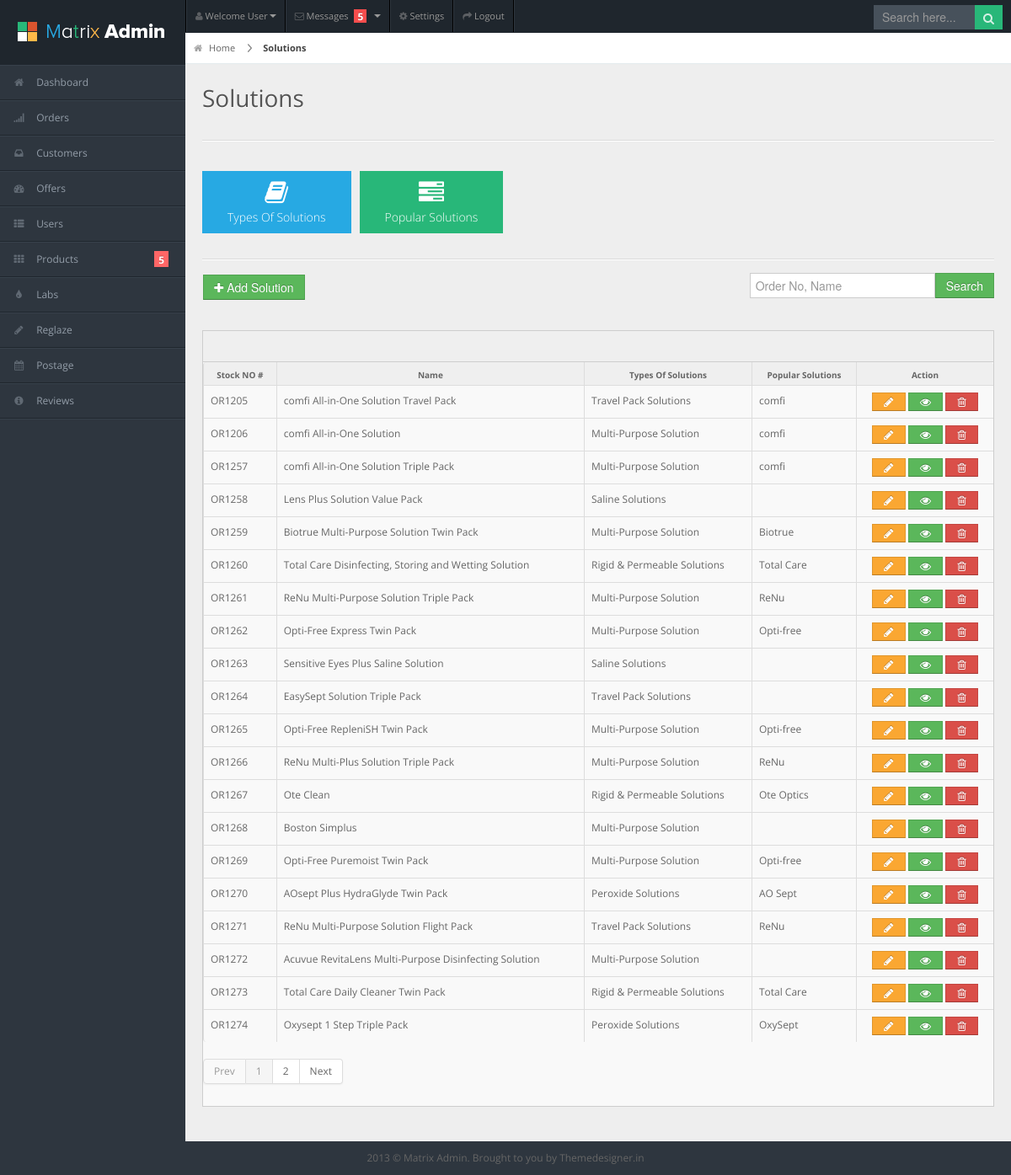
/admin/solutions.php, run on the app's committed database.
### tables this page shows
CREATE TABLE `product` (
  `id` int(11) NOT NULL,
  `order_number` varchar(225) DEFAULT NULL,
  `image` varchar(225) DEFAULT NULL,
  `name` varchar(225) DEFAULT NULL,
  `Price` double DEFAULT NULL,
  `Sale_Price` varchar(225) DEFAULT NULL,
  `Quantity` int(11) DEFAULT NULL,
  `Power_Range` varchar(225) DEFAULT NULL,
  `Base_Curve` varchar(225) DEFAULT NULL,
  `Diameter` varchar(225) DEFAULT NULL,
  `Lens_Material` varchar(225) DEFAULT NULL,
  `Water_Content` varchar(225) DEFAULT NULL,
  `Oxygen_Permeability` varchar(225) DEFAULT NULL,
  `Customer_Reviews` int(11) DEFAULT NULL,
  `Product_Qty_Description` varchar(200) DEFAULT NULL,
  `product_lense_description` int(11) DEFAULT NULL,
  `Pack` int(11) NOT NULL,
  `Product_Description` int(11) DEFAULT NULL,
  `Product_Detail_Advice` int(11) DEFAULT NULL,
  `Further_Optical_Advice` int(11) DEFAULT NULL,
  `Brands_of_Contact_Lenses` int(11) DEFAULT NULL,
  `Types_of_Contact_Lenses` int(11) DEFAULT NULL,
  `Shop_by_Manufacturer` int(11) DEFAULT NULL,
  `Types_of_Solutions` int(11) DEFAULT NULL,
  `Popular_Solutions` int(11) DEFAULT NULL,
  `Eye_Care` int(11) DEFAULT NULL,
  `Popular_Eye_Care` int(11) DEFAULT NULL,
  `Wearing_Type` int(11) DEFAULT NULL,
  `Optician_Brands` int(11) DEFAULT NULL,
  `Colours` int(11) DEFAULT NULL,
  `Gender` int(11) DEFAULT NULL,
  `Brand` int(11) DEFAULT NULL,
  `Shape` int(11) DEFAULT NULL,
  `Frame_Color` int(11) DEFAULT NULL,
  `LENS_SIZE` int(11) DEFAULT NULL,
  `LENS_COLOUR` int(11) DEFAULT NULL,
  `Frame_Size` int(11) DEFAULT NULL,
  `Material` int(11) DEFAULT NULL,
  `fm_height` int(11) NOT NULL,
  `fm_lense_width` int(11) NOT NULL,
  `fm_lense_bt_width` int(11) NOT NULL,
  `fm_stick_width` int(11) NOT NULL,
  `fm_width` int(11) NOT NULL,
  `active` int(11) DEFAULT NULL,
  `created_at` timestamp NOT NULL DEFAULT current_timestamp() ON UPDATE current_timestamp(),
  `updated_at` timestamp NOT NULL DEFAULT current_timestamp()
);

CREATE TABLE `types_of_solutions` (
  `id` int(11) NOT NULL,
  `Product_id` int(24) DEFAULT NULL,
  `Solution_Type` varchar(225) DEFAULT NULL,
  `active` int(11) DEFAULT NULL,
  `created_at` timestamp NOT NULL DEFAULT current_timestamp() ON UPDATE current_timestamp(),
  `updated_at` timestamp NOT NULL DEFAULT '0000-00-00 00:00:00'
);

CREATE TABLE `popular_solutions` (
  `id` int(11) NOT NULL,
  `Product_id` int(24) DEFAULT NULL,
  `Popular_Solutions` varchar(225) DEFAULT NULL,
  `active` int(11) DEFAULT NULL,
  `created_at` timestamp NOT NULL DEFAULT current_timestamp() ON UPDATE current_timestamp(),
  `updated_at` timestamp NOT NULL DEFAULT '0000-00-00 00:00:00'
);

### admin/solutions.php (the view, shortened to what this page needs)
<?php include('Connection2.php'); ?>
<!DOCTYPE html>
<html lang="en">
<head>
<link rel="stylesheet" href="css/bootstrap.min.css" />
<link rel="stylesheet" href="css/bootstrap-responsive.min.css" />
<link rel="stylesheet" href="css/uniform.css" />
<link rel="stylesheet" href="css/select2.css" />
<link rel="stylesheet" href="css/matrix-style.css" />
<link rel="stylesheet" href="css/matrix-media.css" />
<link href="font-awesome/css/font-awesome.css" rel="stylesheet" />
</head>
<body>
<div id="header">
  <h1><a href="dashboard.html">Matrix Admin</a></h1>
</div>
<div id="user-nav" class="navbar navbar-inverse">
  <ul class="nav">
    <li  class="dropdown" id="profile-messages" ><a title="" href="#" data-toggle="dropdown" data-target="#profile-messages" class="dropdown-toggle"><i class="icon icon-user"></i>  <span class="text">Welcome User</span><b class="caret"></b></a>
    </li>
    <li class="dropdown" id="menu-messages"><a href="#" data-toggle="dropdown" data-target="#menu-messages" class="dropdown-toggle"><i class="icon icon-envelope"></i> <span class="text">Messages</span> <span class="label label-important">5</span> <b class="caret"></b></a>
    </li>
    <li class=""><a title="" href="#"><i class="icon icon-cog"></i> <span class="text">Settings</span></a></li>
    <li class=""><a title="" href="login.html"><i class="icon icon-share-alt"></i> <span class="text">Logout</span></a></li>
  </ul>
</div>
<div id="search">
  <input type="text" placeholder="Search here..."/>
  <button type="submit" class="tip-bottom" title="Search"><i class="icon-search icon-white"></i></button>
</div>
<?php include 'dashboard_aside.php' ?>
<div id="content">
  <div id="content-header">
    <div id="breadcrumb"> <a href="#" title="Go to Home" class="tip-bottom"><i class="icon-home"></i> Home</a> <a href="#" class="current">Solutions</a> </div>
    <h1>Solutions</h1>
  </div>
  <div class="container-fluid">
    <hr>
	<div class="row-fluid">
		 <div class="span12">
			 <ul class="quick-actions">
              <li class="bg_lb"> <a href="types_of_solutions.php"> <i class="icon-book"></i> Types Of Solutions </a> </li>
              <li class="bg_lg"> <a href="popular_solutions.php"> <i class="icon-tasks"></i> Popular Solutions</a> </li>
            </ul>
		</div>
	</div>
	  <hr>
	  <div class="row-fluid">
		 <div class="span6">
			  <button onClick="window.location.href='product_add2.php'" class="btn btn-success add-sglasses-btn"><i class="icon-plus"></i> Add Solution</button><br><br>
		</div>
		  <div class="span6">
			  <form action="" method="post">
			  <button name="search_btn2" type="submit" class="btn btn-success search-sglasses-btn">Search</button>
			 <input type="text" name="search_text"  class="contact_lense_search" placeholder="Order No, Name" />
			  </form>
		</div>
	  </div>
    <div class="row-fluid">
      <div class="span12">
        <div class="widget-box">
          <div class="widget-title">
          </div>
          <div class="widget-content nopadding">
            <table class="table table-bordered table-striped">
              <thead>
                <tr>
                  <th>Stock NO #</th>
                  <th>Name</th>
                  <th>Types Of Solutions</th>
                  <th>Popular Solutions</th>
                  <th>Action</th>
                </tr>
              </thead>
              <tbody>
				 <?php
				if (isset($_GET['pageno'])) {
					$pageno = $_GET['pageno'];
				} else {
					$pageno = 1;
				}
				$no_of_records_per_page = 20;
				$offset = ($pageno-1) * $no_of_records_per_page;
				$total_pages_sql = "SELECT COUNT(*) FROM product where Types_of_Solutions!=0";
			$result = mysqli_query($conn,$total_pages_sql);
			$total_rows = mysqli_fetch_array($result)[0];
			$total_pages = ceil($total_rows / $no_of_records_per_page);
				if(isset($_GET['search'])) {
				$my_search = $_GET['search'];
				$fetch_query = mysqli_query($conn,"SELECT * FROM product where name LIKE '%$my_search%' OR order_number LIKE '%$my_search%' AND Types_of_Solutions!=0  AND active=1");
				}
				else {
				$fetch_query = mysqli_query($conn,"SELECT * FROM product where Types_of_Solutions!=0 AND active=1 LIMIT $offset, $no_of_records_per_page");
				}
				while($row=mysqli_fetch_array($fetch_query,MYSQLI_ASSOC)) {
					?>
                <tr class="odd gradeX">
                  <td><?php echo $row['order_number']; ?></td>
                  <td><?php echo $row['name']; ?></td>
                  <td><?php
					$temp_brand_id = $row['Types_of_Solutions'];
					$fetch_query1 = mysqli_query($conn,"SELECT * FROM types_of_solutions where id=$temp_brand_id  AND active=1");
					while($row1=mysqli_fetch_array($fetch_query1,MYSQLI_ASSOC)) {
						echo $row1['Solution_Type'];
					}
				  ?></td>
                  <td class="center"> <?php
					$temp_brand_id = $row['Popular_Solutions'];
					$fetch_query1 = mysqli_query($conn,"SELECT * FROM popular_solutions where id=$temp_brand_id  AND active=1");
					while($row1=mysqli_fetch_array($fetch_query1,MYSQLI_ASSOC)) {
						echo $row1['Popular_Solutions'];
					}
				  ?></td>
                  <td class="center">
					  <center>
					<button class="btn btn-mini btn-warning add-sglasses-action-btn" onclick="window.location.href='product_edit2.php?product_id=<?php echo $row['id']; ?>'">&nbsp;&nbsp;<i class="icon-pencil"></i> &nbsp;</button>
					<button class="btn btn-mini btn-success add-sglasses-action-btn" onclick="window.location.href='product_view2.php?product_id=<?php echo $row['id']; ?>'">&nbsp;&nbsp;<i class="icon-eye-open"></i> &nbsp;</button>
					<button class="btn btn-mini btn-danger add-sglasses-action-btn" onclick="window.location.href='solutions.php?delete_solutions_product=<?php echo $row['id']; ?>'">&nbsp;&nbsp;<i class="icon-trash"></i> &nbsp;</button>
						  </center>
				  </td>
                </tr>
                <?php } ?>
              </tbody>
            </table>
			  <?php if(isset($_GET['search'])) {} else { ?>
			  <div class="pagination">
              <ul>
                <li class="<?php if($pageno <= 1){ echo 'disabled'; } ?>"><a href="<?php if($pageno <= 1){ echo '#'; } else { echo "?pageno=".($pageno - 1); } ?>" >Prev</a></li>
				<?php for($t=1;$t<=$total_pages;$t++) {
				if($t == $pageno) {
				?>
                <li class="active"> <a href="pageno=<?php echo $t; ?>"><?php echo $t; ?></a> </li>
				<?php
				} else { ?>
				<li class=""> <a href="?pageno=<?php echo $t; ?>"><?php echo $t; ?></a> </li>
					<?php
					}
				} ?>
                <li class="<?php if($pageno >= $total_pages){ echo 'disabled'; } ?>"><a href="<?php if($pageno >= $total_pages){ echo '#'; } else { echo "?pageno=".($pageno + 1); } ?>">Next</a></li>
              </ul>
            </div>
			  <?php } ?>
          </div>
        </div>
      </div>
    </div>
  </div>
</div>
<div class="row-fluid">
  <div id="footer" class="span12"> 2013 &copy; Matrix Admin. Brought to you by <a href="http://themedesigner.in">Themedesigner.in</a> </div>
</div>
</body>
</html>

### admin/css/matrix-media.css (style rules this page uses)
body { background:#2E363F; }
#header { background-color: #1f262d; margin-top:10px; }
#search input[type=text], #search button { background-color: #28b779; }
#search input[type=text] { background-color: #47515b; color: #fff; }

### data on the page
product: order_number "OR1205", name "comfi All-in-One Solution Travel Pack"
types_of_solutions: Solution_Type "Travel Pack Solutions"
popular_solutions: Popular_Solutions "comfi"
product: order_number "OR1206", name "comfi All-in-One Solution"
types_of_solutions: Solution_Type "Multi-Purpose Solution"
product: order_number "OR1257", name "comfi All-in-One Solution Triple Pack"
product: order_number "OR1258", name "Lens Plus Solution Value Pack"
types_of_solutions: Solution_Type "Saline Solutions"
product: order_number "OR1259", name "Biotrue Multi-Purpose Solution Twin Pack"
popular_solutions: Popular_Solutions "Biotrue"
product: order_number "OR1260", name "Total Care Disinfecting, Storing and Wetting Solution"
types_of_solutions: Solution_Type "Rigid & Permeable Solutions"
popular_solutions: Popular_Solutions "Total Care"
product: order_number "OR1261", name "ReNu Multi-Purpose Solution Triple Pack"
popular_solutions: Popular_Solutions "ReNu"
product: order_number "OR1262", name "Opti-Free Express Twin Pack"
popular_solutions: Popular_Solutions "Opti-free"
product: order_number "OR1263", name "Sensitive Eyes Plus Saline Solution"
product: order_number "OR1264", name "EasySept Solution Triple Pack"
product: order_number "OR1265", name "Opti-Free RepleniSH Twin Pack"
product: order_number "OR1266", name "ReNu Multi-Plus Solution Triple Pack"
product: order_number "OR1267", name "Ote Clean"
popular_solutions: Popular_Solutions "Ote Optics"
product: order_number "OR1268", name "Boston Simplus"
product: order_number "OR1269", name "Opti-Free Puremoist Twin Pack"
product: order_number "OR1270", name "AOsept Plus HydraGlyde Twin Pack"
types_of_solutions: Solution_Type "Peroxide Solutions"
popular_solutions: Popular_Solutions "AO Sept"
product: order_number "OR1271", name "ReNu Multi-Purpose Solution Flight Pack"
product: order_number "OR1272", name "Acuvue RevitaLens Multi-Purpose Disinfecting Solution"
product: order_number "OR1273", name "Total Care Daily Cleaner Twin Pack"
product: order_number "OR1274", name "Oxysept 1 Step Triple Pack"
popular_solutions: Popular_Solutions "OxySept"
